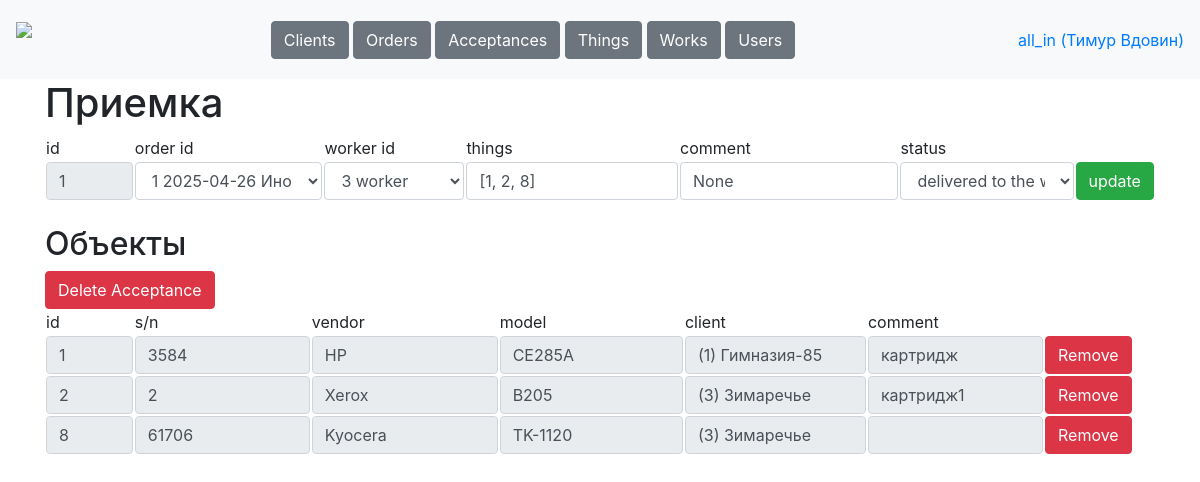
The page /tables/acceptances/1 (signed in) on the database as committed earlier.
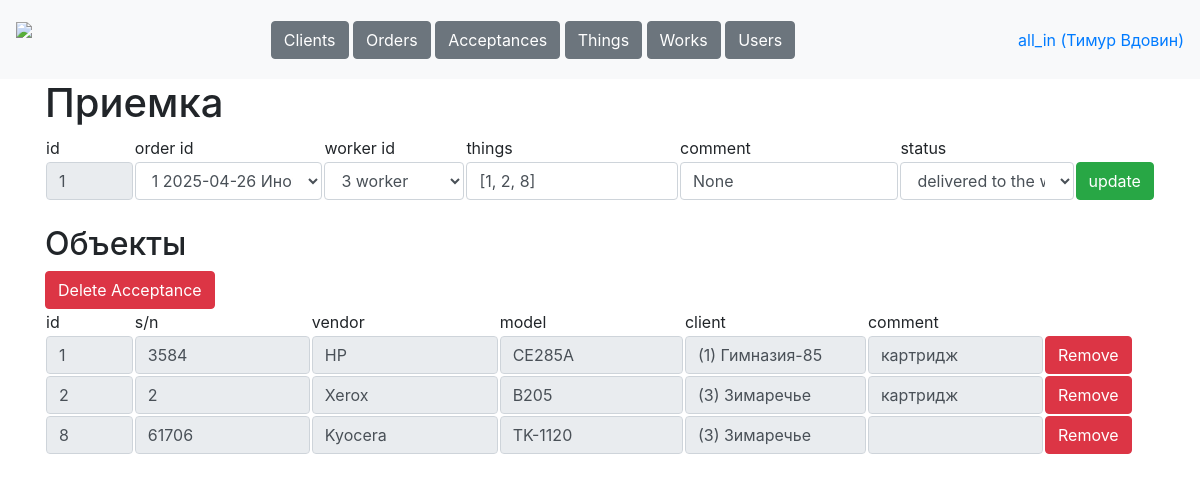
The same page on the database as committed later.
### data/tables.py (models this page shows, shortened)
class Worker(db_session.SqlAlchemyBase, SerializerMixin):
    __tablename__ = 'workers'
    id = Column(sqlalchemy.Integer, primary_key=True, autoincrement=True)
    username = Column(sqlalchemy.String, nullable=True)
    name = Column(sqlalchemy.String, nullable=True)
    password = Column(sqlalchemy.String, nullable=True)
    role = Column(sqlalchemy.String, nullable=True)
    phone = Column(sqlalchemy.String, nullable=True)
    comment = Column(sqlalchemy.String, nullable=True)
    works = orm.relationship('Work', back_populates='worker')
    acceptances = orm.relationship('Acceptance', back_populates='worker')

class Acceptance(db_session.SqlAlchemyBase, SerializerMixin):
    __tablename__ = 'acceptances'
    id = Column(sqlalchemy.Integer, primary_key=True, autoincrement=True)
    order_id = Column(sqlalchemy.Integer, sqlalchemy.ForeignKey('orders.id'))
    worker_id = Column(sqlalchemy.Integer, sqlalchemy.ForeignKey('workers.id'))
    things =  Column(sqlalchemy.String, default='[]', nullable=True)
    comment = Column(sqlalchemy.String, nullable=True, default='')
    status =  Column(sqlalchemy.String, nullable=True, default='taken from client')
    order = orm.relationship('Order')
    worker = orm.relationship('Worker')
    works = orm.relationship('Work', back_populates='acceptance')

class Thing(db_session.SqlAlchemyBase, SerializerMixin):
    __tablename__ = 'things'
    id = Column(sqlalchemy.Integer, primary_key=True, autoincrement=True)
    sn =  Column(sqlalchemy.String, nullable=True, unique=True)
    vendor = Column(sqlalchemy.String, nullable=True)
    model = Column(sqlalchemy.String, nullable=True)
    client_id = Column(sqlalchemy.Integer, sqlalchemy.ForeignKey('clients.id'))
    comment = Column(sqlalchemy.String, nullable=True)
    client = orm.relationship('Client')
    works = orm.relationship('Work', back_populates='thing')

class Client(db_session.SqlAlchemyBase, SerializerMixin):
    __tablename__ = 'clients'
    id = Column(sqlalchemy.Integer, primary_key=True, autoincrement=True)
    name = Column(sqlalchemy.String, nullable=True, default='')
    address = Column(sqlalchemy.String, nullable=True, default='')
    phone = Column(sqlalchemy.String, nullable=True, default='')
    comment = Column(sqlalchemy.String, nullable=True, default='')
    orders = orm.relationship('Order', back_populates='client')
    things = orm.relationship('Thing', back_populates='client')

### main.py (the view)
@app.route('/tables/acceptances/<int:acceptance_id>', methods=['GET', 'POST'])
def acceptance(acceptance_id):
    username = request.cookies.get('user')
    if not username:
        return redirect('/login')
    user = stuff.get_user(username)
    if request.method == 'GET':
        data = stuff.get_entry('acceptances', acceptance_id)
        things = stuff.get_table('things').filter(Thing.id.in_(loads(data.things)))
        resp = make_response(render_template('acceptance.html', user=user,
                                             acceptance=data, things=things))
        resp.set_cookie('acceptance', str(acceptance_id))
        return resp
    elif request.method == 'POST':
        stuff.update_entry('acceptances', request.form)
        return redirect(f'/tables/acceptances')

### data/db_session.py (called while the page is built)
def create_session() -> Session:
    global __factory
    return __factory()

### stuff.py (called while the page is built)
def get_user(username):
    db_sess = db_session.create_session()
    worker = db_sess.query(Worker).filter(Worker.username == username).first()
    return worker

def get_table(table, sort='id', reverse=0):
    db_sess = db_session.create_session()
    if table == 'clients':
        return db_sess.query(Client)
    elif table == 'orders':
        return db_sess.query(Order)
    elif table == 'acceptances':
        return db_sess.query(Acceptance)
    elif table == 'things':
        return db_sess.query(Thing)
    elif table == 'works':
        return db_sess.query(Work)
    elif table == 'workers':
        return db_sess.query(Worker)
    db_sess.close()

def get_entry(table, id):
    db_sess = db_session.create_session()
    if table == 'clients':
        return db_sess.query(Client).filter(Client.id == id).first()
    elif table == 'orders':
        return db_sess.query(Order).get(id)
    elif table == 'acceptances':
        return db_sess.query(Acceptance).filter(Acceptance.id == id).first()
    elif table == 'things':
        return db_sess.query(Thing).filter(Thing.id == id).first()
    elif table == 'works':
        return db_sess.query(Work).filter(Work.id == id).first()
    elif table == 'workers':
        return db_sess.query(Worker).filter(Worker.id == id).first()
    db_sess.close()

### templates/acceptance.html
{% extends "base.html"%}
{% block content %}
<h1>Приемка</h1>
<form method="post">
<table>
    <tr>
        <td width="8%">id</td>
        <td>order id</td>
        <td>worker id</td>
        <td>things</td>
        <td>comment</td>
        <td>status</td>
    </tr>
    <tr>
        <td width="8%"><input class="form-control" value="{{acceptance.id}}" name="id" readonly></td>
        <td><select class="form-control" name="order">
            {% for order in get_table('orders').filter(Tables.Order.status == 'created') %}
            {% if order.id == acceptance.order_id %}
            <option value="{{order.id}}" selected>{{order.id}} {{order.create_date}} {{order.client.name}}</option>
            {% else %}
            <option value="{{order.id}}">{{order.id}} {{order.date}} {{order.client.name}}</option>
            {% endif %}
            {% endfor %}
        </select></td>
        <td><select class="form-control" name="worker">
            {% for worker in get_table('workers') %}
            {% if worker.id == acceptance.worker_id %}
            <option value="{{worker.id}}" selected>{{worker.id}} {{worker.name}}</option>
            {% else %}
            <option value="{{worker.id}}">{{worker.id}} {{worker.name}}</option>
            {% endif %}
            {% endfor %}
        </select></td>
        <td><input class="form-control" value="{{acceptance.things}}" name="things"></td>
        <td><input class="form-control" value="{{acceptance.comment}}" name="comment"></td>
        <td><select class="form-control" name="status">
            {% for status in ['taken from client', 'delivered to the worker', 'in process', 'work completed', 'taken from worker', 'delivered to the client'] %}
            {% if status == acceptance.status %}
            <option selected>{{status}}</option>
            {% else %}
            <option>{{status}}</option>
            {% endif %}
            {% endfor %}
        </select></td>
        <td><button type="submit" class="btn btn-success">update</button></td>
    </tr>
</table>
</form><br>
<h2>Объекты</h2>
{% if user.role == 'all_in' %}
<a class="btn btn-danger" href="/tables/acceptances/{{acceptance.id}}/delete" role="button">Delete Acceptance</a><br>
{% endif %}
<table>
    <tr>
        <td width="8%">id</td>
        <td>s/n</td>
        <td>vendor</td>
        <td>model</td>
        <td>client</td>
        <td colspan="2">comment</td>
    </tr>
    {% for item in things %}
    <tr>
        <td width="8%"><a href="/tables/things/{{item.id}}"><input class="form-control" value="{{item.id}}" readonly></a></td>
        <td><input class="form-control" value="{{item.sn}}" readonly></td>
        <td><input class="form-control" value="{{item.vendor}}" readonly></td>
        <td><input class="form-control" value="{{item.model}}" readonly></td>
        <td><input class="form-control" value="({{item.client_id}}) {{item.client.name}}" readonly></td>
        <td><input class="form-control" value="{{item.comment}}" readonly></td>
        <td width="10%"><a class="btn btn-danger" href="/tables/acceptances/{{acceptance.id}}/remove_thing/{{item.id}}" role="button">Remove</a></td>
    </tr>
    {% endfor %}
</table>
{% endblock %}

### templates/base.html (shortened to what this page needs)
<!doctype html>
<html>
<head>
    <link rel="stylesheet"
          href="https://stackpath.bootstrapcdn.com/bootstrap/4.4.1/css/bootstrap.min.css"
>
    <link rel="stylesheet" href="static/css/style.css" />
</head>
<body>
<header>
    <nav class="navbar navbar-light bg-light">
        <a class="navbar-brand" style="height: 63px;" href="/dashboard"><img height="63px" src="/static/icons/logo.png"></a>
        <div>
            {% if user.role == "manager" %}
                <a class="btn btn-secondary" href="/tables/clients" role="button">Clients</a>
                <a class="btn btn-secondary" href="/tables/orders" role="button">Orders</a>
            {% elif user.role == "worker" %}
                <a class="btn btn-secondary" href="/tables/acceptances" role="button">Acceptances</a>
                <a class="btn btn-secondary" href="/tables/works" role="button">Works</a>
            {% else %}
                <a class="btn btn-secondary" href="/tables/clients" role="button">Clients</a>
                <a class="btn btn-secondary" href="/tables/orders" role="button">Orders</a>
                <a class="btn btn-secondary" href="/tables/acceptances" role="button">Acceptances</a>
                <a class="btn btn-secondary" href="/tables/things" role="button">Things</a>
                <a class="btn btn-secondary" href="/tables/works" role="button">Works</a>
                <a class="btn btn-secondary" href="/tables/users" role="button">Users</a>
            {% endif %}
        </div>
        <a href="/login">{{user.role}} ({{user.name}})</a>
    </nav>
</header>
<main role="main" class="container">
    {% block content %}{% endblock %}
</main>
</body>
</html>

Rows that differ between the two databases and show on the page:
changed Thing "Xerox": comment "картридж1" → "картридж"
